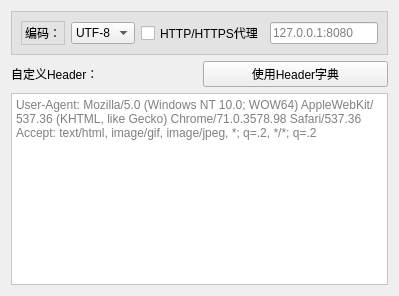
          <widget class="QWidget" name="tab_19">
           <attribute name="title">
            <string>扩展选项</string>
           </attribute>
           <layout class="QGridLayout" name="gridLayout_24">
            <item row="0" column="0">
             <layout class="QVBoxLayout" name="verticalLayout_14">
              <item>
               <widget class="QFrame" name="frame_36">
                <property name="styleSheet">
                 <string notr="true">QFrame{
	border:1px solid rgb(197, 197, 197);
	background-color:rgb(227, 227, 227);
}</string>
                </property>
                <property name="frameShape">
                 <enum>QFrame::StyledPanel</enum>
                </property>
                <property name="frameShadow">
                 <enum>QFrame::Raised</enum>
                </property>
                <layout class="QHBoxLayout" name="horizontalLayout_26">
                 <item>
                  <widget class="QLabel" name="label_46">
                   <property name="text">
                    <string>编码：</string>
                   </property>
                  </widget>
                 </item>
                 <item>
                  <widget class="QComboBox" name="comboBox_5">
                   <item>
                    <property name="text">
                     <string>UTF-8</string>
                    </property>
                   </item>
                   <item>
                    <property name="text">
                     <string>GBK</string>
                    </property>
                   </item>
                  </widget>
                 </item>
                 <item>
                  <widget class="QCheckBox" name="checkBox_25">
                   <property name="text">
                    <string>HTTP/HTTPS代理</string>
                   </property>
                  </widget>
                 </item>
                 <item>
                  <widget class="QLineEdit" name="lineEdit_24">
                   <property name="text">
                    <string/>
                   </property>
                   <property name="placeholderText">
                    <string>127.0.0.1:8080</string>
                   </property>
                  </widget>
                 </item>
                </layout>
               </widget>
              </item>
              <item>
               <layout class="QGridLayout" name="gridLayout_7">
                <item row="0" column="0">
                 <widget class="QLabel" name="label_47">
                  <property name="text">
                   <string>自定义Header：</string>
                  </property>
                 </widget>
                </item>
                <item row="0" column="1">
                 <widget class="QPushButton" name="pushButton_31">
                  <property name="text">
                   <string>使用Header字典</string>
                  </property>
                 </widget>
                </item>
                <item row="1" column="0" colspan="2">
                 <widget class="QTextEdit" name="textEdit_14">
                  <property name="styleSheet">
                   <string notr="true">QTextEdit{
background-color:rgb(255, 255, 255)
}</string>
                  </property>
                  <property name="placeholderText">
                   <string>User-Agent: Mozilla/5.0 (Windows NT 10.0; WOW64) AppleWebKit/537.36 (KHTML, like Gecko) Chrome/71.0.3578.98 Safari/537.36 Accept: text/html, image/gif, image/jpeg, *; q=.2, */*; q=.2</string>
                  </property>
                 </widget>
                </item>
               </layout>
              </item>
             </layout>
            </item>
           </layout>
          </widget>
